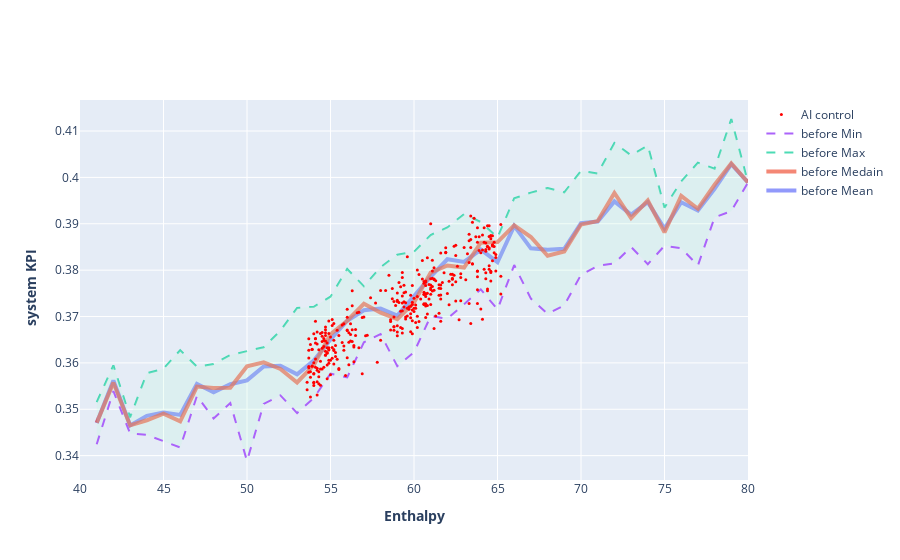

The notebook cell saved with this chart:
### Code cell
Ms,Ai,Max,Min,Mds = [],[],[],[],[]


for WB in np.linspace(40,80,41):

    before = df[df.Datetime < '2022/10/28']
    before.Enthalpy = round(before.Enthalpy,1)
    Ms.append(np.mean(before[before.Enthalpy==round(WB,0)].system_KPI))
    Max.append(before[before.Enthalpy==round(WB,0)].system_KPI.max())
    Min.append(before[before.Enthalpy==round(WB,0)].system_KPI.min())
    Mds.append(np.median(before[before.Enthalpy==round(WB,0)].system_KPI))

    after = df[df.Datetime >= '2022/10/29']
    after.Enthalpy = round(after.Enthalpy,1)
    ahter_rh = after[after.Enthalpy==round(WB,1)]
    Ai.append(np.mean(ahter_rh.system_KPI))

layout = go.Layout(
    # title="{}".format(self.df_last.Datetime),
    yaxis=YAxis(
        title="<b> system KPI</b>"
    ),
    xaxis=dict(
        title="<b>Enthalpy</b>"
    ),
)
fig =  go.Figure(layout=layout)
fig.add_trace(
    go.Scatter(
        x = np.linspace(40,80,41),
        y = Ms,
        name = 'before Mean',
        # mode='markers',
        opacity=0.7,
        marker=dict(
            # color='LightSkyBlue',
            size=3),
        line = dict(
            # color='royalblue', 
            width=4, 
            # dash='dash'
            )
    ))

fig.add_trace(
    go.Scatter(
        x = np.linspace(40,80,41),
        y = Mds,
        name = 'before Medain',
        # mode='markers',
        opacity=0.7,
        marker=dict(
            # color='LightSkyBlue',
            size=3),
        line = dict(
            # color='royalblue', 
            width=4, 
            # dash='dash'
            )
    ))

fig.add_trace(
    go.Scatter(
        x = np.linspace(40,80,41),
        y = Max,
        name = 'before Max',
        # mode='markers',
        opacity=0.7,
        marker=dict(
            # color='LightSkyBlue',
            size=3),
        line = dict(
            # color='royalblue', 
            # width=4, 
            dash='dash')
    ))


fig.add_trace(
    go.Scatter(
        x = np.linspace(40,80,41),
        y = Min,
        name = 'before Min',
        # mode='markers',
        opacity=0.7,
        marker=dict(
            # color='LightSkyBlue',
            size=3),
        line = dict(
            # color='royalblue', 
            # width=4, 
            dash='dash')
    ))

fig.add_trace(go.Scatter(
     x = np.linspace(40,80,41),
     y = Max,
    fill='tonexty',
    fillcolor='rgba(184, 247, 212,0.2)',
    line_color='rgba(255,255,255,0)',
    showlegend=False,
    name='Ideal',
))

fig.add_trace(
    go.Scatter(
        x = after.Enthalpy,
        y = after.system_KPI,
        mode='markers',
        opacity=1,
        marker=dict(
            color='red',
            size=3),
        # line = dict(
        #     # color='royalblue', 
        #     width=4, 
        #     # dash='dash'
        #     ),
            
        name = 'AI control',
        
    ))

### Figure 1 — Plotly figure (JSON) as saved in the notebook; plotly's stock layout.template omitted (floating-point values rounded to 4 significant figures; data arrays with more than 128 entries replaced by an {"elided": "..."} marker saying what was removed)
{"data": [{"line": {"width": 4}, "marker": {"size": 3}, "name": "before Mean", "opacity": 0.7, "type": "scatter", "x": [40, 41, 42, 43, 44, 45, 46, 47, 48, 49, 50, 51, 52, 53, 54, 55, 56, 57, 58, 59, 60, 61, 62, 63, 64, 65, 66, 67, 68, 69, 70, 71, 72, 73, 74, 75, 76, 77, 78, 79, 80], "y": [null, 0.347, 0.3562, 0.3465, 0.3486, 0.3493, 0.3488, 0.3555, 0.3537, 0.3554, 0.3562, 0.3592, 0.3594, 0.3575, 0.3605, 0.365, 0.3691, 0.3714, 0.3717, 0.3702, 0.3743, 0.3786, 0.3823, 0.3818, 0.3844, 0.3817, 0.3896, 0.3847, 0.3844, 0.3846, 0.3902, 0.3905, 0.3948, 0.392, 0.3946, 0.389, 0.3946, 0.3929, 0.3975, 0.4028, 0.3989]}, {"line": {"width": 4}, "marker": {"size": 3}, "name": "before Medain", "opacity": 0.7, "type": "scatter", "x": [40, 41, 42, 43, 44, 45, 46, 47, 48, 49, 50, 51, 52, 53, 54, 55, 56, 57, 58, 59, 60, 61, 62, 63, 64, 65, 66, 67, 68, 69, 70, 71, 72, 73, 74, 75, 76, 77, 78, 79, 80], "y": [null, 0.3471, 0.3557, 0.3465, 0.3476, 0.3491, 0.3474, 0.3549, 0.3546, 0.3546, 0.3593, 0.3601, 0.3587, 0.3558, 0.3595, 0.3662, 0.3691, 0.3727, 0.3708, 0.3694, 0.373, 0.3795, 0.381, 0.3806, 0.3859, 0.386, 0.3897, 0.3871, 0.3831, 0.384, 0.3898, 0.3906, 0.3967, 0.3912, 0.395, 0.3882, 0.396, 0.3932, 0.3984, 0.403, 0.3989]}, {"line": {"dash": "dash"}, "marker": {"size": 3}, "name": "before Max", "opacity": 0.7, "type": "scatter", "x": [40, 41, 42, 43, 44, 45, 46, 47, 48, 49, 50, 51, 52, 53, 54, 55, 56, 57, 58, 59, 60, 61, 62, 63, 64, 65, 66, 67, 68, 69, 70, 71, 72, 73, 74, 75, 76, 77, 78, 79, 80], "y": [null, 0.3515, 0.3595, 0.3483, 0.3578, 0.3588, 0.3627, 0.3592, 0.3598, 0.3617, 0.3626, 0.3634, 0.3669, 0.3719, 0.3721, 0.3743, 0.3803, 0.3765, 0.3806, 0.3833, 0.384, 0.3876, 0.3892, 0.3921, 0.3904, 0.387, 0.3955, 0.3967, 0.3977, 0.3968, 0.4014, 0.4008, 0.4074, 0.4047, 0.4069, 0.3935, 0.3991, 0.4032, 0.4019, 0.4126, 0.3989]}, {"line": {"dash": "dash"}, "marker": {"size": 3}, "name": "before Min", "opacity": 0.7, "type": "scatter", "x": [40, 41, 42, 43, 44, 45, 46, 47, 48, 49, 50, 51, 52, 53, 54, 55, 56, 57, 58, 59, 60, 61, 62, 63, 64, 65, 66, 67, 68, 69, 70, 71, 72, 73, 74, 75, 76, 77, 78, 79, 80], "y": [null, 0.3425, 0.3539, 0.3448, 0.3445, 0.3431, 0.3418, 0.3528, 0.348, 0.3513, 0.3388, 0.3512, 0.353, 0.3492, 0.3524, 0.3577, 0.3569, 0.3644, 0.3662, 0.3593, 0.3623, 0.3701, 0.3695, 0.3727, 0.3759, 0.3715, 0.3811, 0.3739, 0.3706, 0.3724, 0.379, 0.3809, 0.3815, 0.385, 0.3813, 0.3853, 0.3847, 0.381, 0.3914, 0.3927, 0.3989]}, {"fill": "tonexty", "fillcolor": "rgba(184, 247, 212,0.2)", "line": {"color": "rgba(255,255,255,0)"}, "name": "Ideal", "showlegend": false, "type": "scatter", "x": [40, 41, 42, 43, 44, 45, 46, 47, 48, 49, 50, 51, 52, 53, 54, 55, 56, 57, 58, 59, 60, 61, 62, 63, 64, 65, 66, 67, 68, 69, 70, 71, 72, 73, 74, 75, 76, 77, 78, 79, 80], "y": [null, 0.3515, 0.3595, 0.3483, 0.3578, 0.3588, 0.3627, 0.3592, 0.3598, 0.3617, 0.3626, 0.3634, 0.3669, 0.3719, 0.3721, 0.3743, 0.3803, 0.3765, 0.3806, 0.3833, 0.384, 0.3876, 0.3892, 0.3921, 0.3904, 0.387, 0.3955, 0.3967, 0.3977, 0.3968, 0.4014, 0.4008, 0.4074, 0.4047, 0.4069, 0.3935, 0.3991, 0.4032, 0.4019, 0.4126, 0.3989]}, {"marker": {"color": "red", "size": 3}, "mode": "markers", "name": "AI control", "opacity": 1, "type": "scatter", "x": {"elided": "347 float values"}, "y": {"elided": "347 float values"}}], "layout": {"xaxis": {"title": {"text": "<b>Enthalpy</b>"}}, "yaxis": {"title": {"text": "<b> system KPI</b>"}}}}
